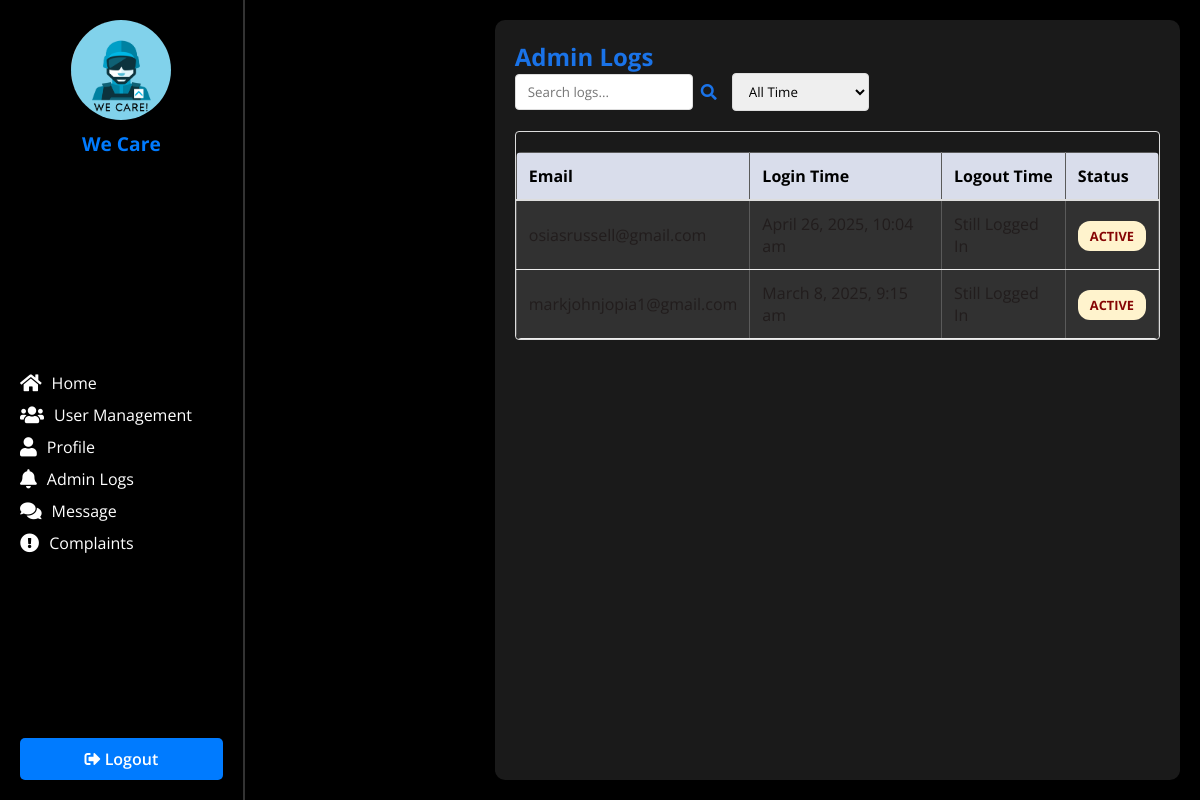
The app's page /admin_logs.php (signed in), older data.
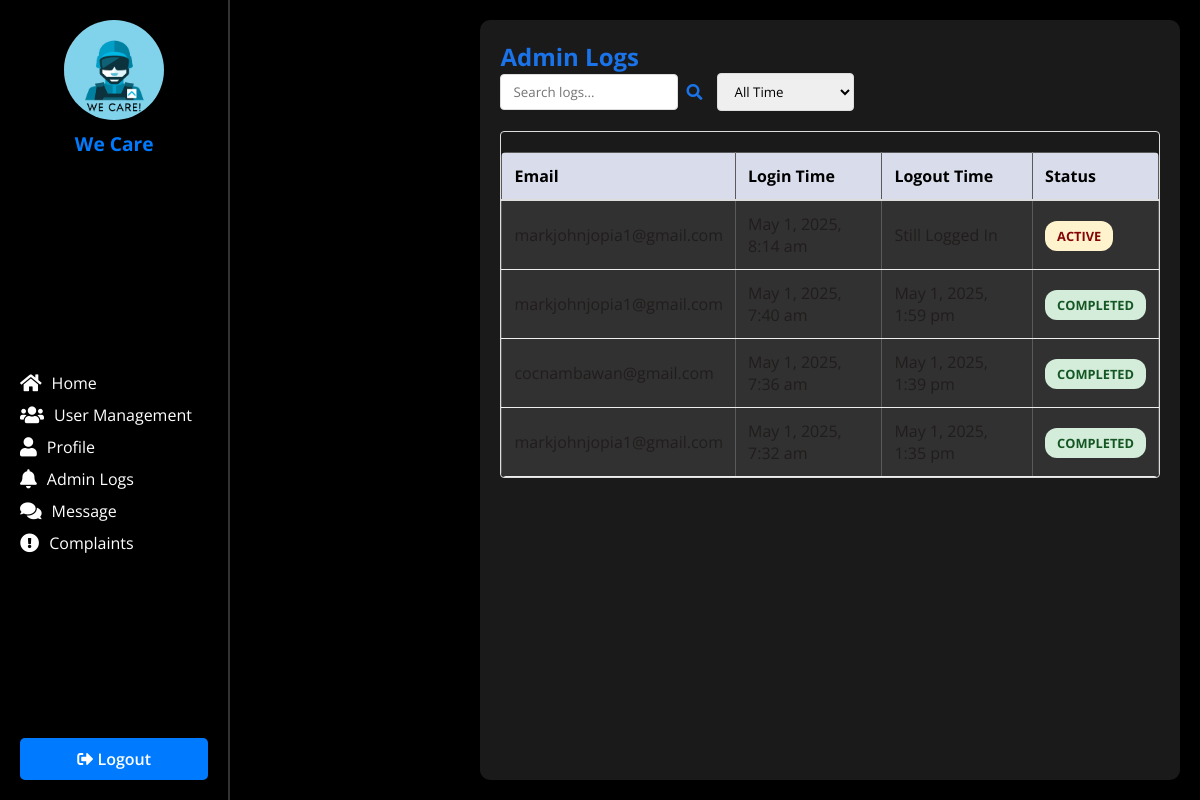
The same page, newer data.
### tables this page shows
CREATE TABLE `admin_logs` (
  `id` int(11) NOT NULL,
  `user_id` int(11) NOT NULL,
  `email` varchar(255) NOT NULL,
  `login_time` datetime NOT NULL,
  `logout_time` datetime DEFAULT NULL
);

### admin_logs.php (the view, shortened to what this page needs)
<?php
require_once 'includes/db_conn.php';
try {
    $stmt = $conn->prepare("SELECT * FROM admin_logs ORDER BY login_time DESC");
    $stmt->execute();
    $logs = $stmt->fetchAll(PDO::FETCH_ASSOC);
} catch (PDOException $e) {
    die("Error fetching admin logs: " . $e->getMessage());
}
?>
<!DOCTYPE html>
<html lang="en">
<head>
    <link rel="stylesheet" href="assets/css/style.css">
    <link href="https://cdnjs.cloudflare.com/ajax/libs/font-awesome/5.15.4/css/all.min.css" rel="stylesheet">
</head>
<body>
    <div class="dashboard-wrapper">
        <?php include 'includes/sidebar.php'; ?>
        <main class="main-content">
            <div class="container">
                <h2 style="color: #1a73e8;">Admin Logs</h2>
                <div class="filter-container">
                    <div class="filter-group">
                        <input type="text" id="search" class="filter-input" placeholder="Search logs...">
                        <i class="fas fa-search" style="color: #1a73e8;"></i>
                    </div>
                    <div class="filter-group">
                        <select id="timeFilter" class="filter-input">
                            <option value="all">All Time</option>
                        </select>
                    </div>
                </div>
                <div class="table-container">
                    <table class="log-table">
                        <thead>
                            <tr>
                                <th>Email</th>
                                <th>Login Time</th>
                                <th>Logout Time</th>
                                <th>Status</th>
                            </tr>
                        </thead>
                        <tbody>
                            <?php foreach ($logs as $log): ?>
                                <tr>
                                    <td><?php echo htmlspecialchars($log['email']); ?></td>
                                    <td data-timestamp="<?php echo strtotime($log['login_time']); ?>">
                                        <?php echo date("F j, Y, g:i a", strtotime($log['login_time'])); ?>
                                    </td>
                                    <td>
                                        <?php if ($log['logout_time']): ?>
                                            <?php echo date("F j, Y, g:i a", strtotime($log['logout_time'])); ?>
                                        <?php else: ?>
                                            Still Logged In
                                        <?php endif; ?>
                                    </td>
                                    <td>
                                        <span class="status <?php echo $log['logout_time'] ? 'success' : 'warning'; ?>">
                                            <?php echo $log['logout_time'] ? 'Completed' : 'Active'; ?>
                                        </span>
                                    </td>
                                </tr>
                            <?php endforeach; ?>
                        </tbody>
                    </table>
                </div>
            </div>
        </main>
    </div>
</body>
</html>

### includes/sidebar.php
<aside class="sidebar">
    <div class="logo-container">
        <img src="../assets/images/logo.png" alt="Logo" class="logo">
        <h2>We Care</h2>
    </div>
    <ul>
        <li><a href="/dashboard.php"><i class="fas fa-home"></i> Home</a></li>
        <?php if (in_array($_SESSION['role'], ['admin', 'officer'])): ?>
        <li><a href="/manage_users.php"><i class="fas fa-users"></i> User Management</a></li>
        <?php endif; ?>
        <li><a href="/profile.php"><i class="fas fa-user"></i> Profile</a></li>
        <?php if ($_SESSION['role'] === 'admin'): ?>
        <li><a href="/admin_logs.php"><i class="fas fa-bell"></i> Admin Logs</a></li>
        <?php endif; ?>
        <?php if (in_array($_SESSION['role'], ['admin', 'officer','resident'])): ?>
        <li><a href="message/index.php"><i class="fa fa-comments"></i> Message</a></li>
        <?php endif; ?>
        <?php if (in_array($_SESSION['role'], ['admin', 'officer'])): ?>
        <li><a href="/admin_view_complaints.php"><i class="fa fa-exclamation-circle"></i> Complaints</a></li>
        <?php endif; ?>
    </ul>
    <button class="logout-btn" onclick="window.location.href='/logout.php'">
        <i class="fas fa-sign-out-alt"></i> Logout
    </button>
</aside>

### assets/css/style.css (style rules this page uses)
* { margin: 0; padding: 0; box-sizing: border-box; font-family: "Open Sans", sans-serif; }
body { display: flex; align-items: stretch; min-height: 100vh; width: 100%; background: url("../images/image.jpg"), #000; background-position: center; background-size: cover; background-repeat: no-repeat; color: #fff; }
.dashboard-wrapper { display: flex; width: 100%; }
.sidebar { width: 250px; background: rgba(0, 0, 0, 0.7); padding: 20px; box-shadow: 2px 0 10px rgba(0, 0, 0, 0.2); display: flex; flex-direction: column; justify-content: space-between; border-right: 2px solid rgba(255, 255, 255, 0.2); }
.logo-container { display: flex; flex-direction: column; align-items: center; margin-bottom: 20px; }
.logo-container .logo { width: 100px; height: 100px; border-radius: 50%; object-fit: cover; box-shadow: 0 4px 10px rgba(0, 0, 0, 0.3); }
.logo-container h2 { font-size: 1.2rem; margin-top: 10px; color: #007bff; text-align: center; }
.sidebar ul { list-style: none; margin-top: 20px; }
.sidebar ul li { margin-bottom: 10px; }
.sidebar ul li a { display: flex; align-items: center; color: #fff; text-decoration: none; font-size: 1rem; transition: 0.3s ease; }
.sidebar ul li a i { margin-right: 10px; font-size: 1.2rem; }
.logout-btn { width: 100%; padding: 10px; background: #007bff; color: #fff; border: none; border-radius: 5px; font-size: 1rem; cursor: pointer; transition: 0.3s ease; }
.main-content { flex-grow: 1; padding: 20px; background: rgba(255, 255, 255, 0.1); border-radius: 10px; margin: 20px; box-shadow: 0 4px 10px rgba(0, 0, 0, 0.2); backdrop-filter: blur(10px); -webkit-backdrop-filter: blur(10px); }
table { width: 100%; border-collapse: collapse; margin-top: 20px; background: rgba(255, 255, 255, 0.1); border-radius: 5px; overflow: hidden; }
table th, table td { padding: 12px; border: 1px solid rgba(255, 255, 255, 0.2); text-align: left; color: #fff; }
table th { background: rgba(0, 123, 255, 0.5); color: #fff; }
button { background: #007bff; color: #fff; font-weight: 600; border: none; padding: 10px 15px; cursor: pointer; border-radius: 5px; font-size: 16px; transition: 0.3s ease; }

### admin_logs.php (style rules this page uses)
.main-content { padding: 20px; margin-left: 250px; transition: margin-left 0.3s; }
.filter-container { margin-bottom: 20px; display: flex; gap: 15px; flex-wrap: wrap; }
.filter-group { display: flex; align-items: center; gap: 8px; }
.filter-input { padding: 8px 12px; border: 1px solid #ddd; border-radius: 4px; color:rgb(0, 0, 0); }
.log-table { width: 100%; border-collapse: collapse; margin-top: 20px; }
.log-table th { position: sticky; top: 0; background:rgb(217, 221, 235); padding: 12px; text-align: left; border-bottom: 2px solid #ddd; color:rgb(0, 0, 0); }
.log-table td { padding: 12px; border-bottom: 1px solid #eee; color:rgb(34, 29, 29); }
.table-container { max-height: 600px; overflow-y: auto; border: 1px solid #ddd; border-radius: 4px; }
.status { padding: 6px 12px; border-radius: 12px; font-size: 0.8em; font-weight: bold; text-transform: uppercase; }
.success { background: #d4edda; color: #155724; }
.warning { background: #fff3cd; color:rgb(133, 4, 4); }

Row changes from the older to the newer data that the page shows:
removed admin_logs: email "osiasrussell@gmail.com", login_time "April 26, 2025, 10:04 am", shows "Still Logged In", shows "ACTIVE"
removed admin_logs: email "markjohnjopia1@gmail.com", login_time "March 8, 2025, 9:15 am", shows "Still Logged In", shows "ACTIVE"
added admin_logs: email "markjohnjopia1@gmail.com", login_time "May 1, 2025, 8:14 am", shows "Still Logged In", shows "ACTIVE"
added admin_logs: email "markjohnjopia1@gmail.com", login_time "May 1, 2025, 7:40 am", logout_time "May 1, 2025, 1:59 pm", shows "COMPLETED"
added admin_logs: email "cocnambawan@gmail.com", login_time "May 1, 2025, 7:36 am", logout_time "May 1, 2025, 1:39 pm", shows "COMPLETED"
added admin_logs: email "markjohnjopia1@gmail.com", login_time "May 1, 2025, 7:32 am", logout_time "May 1, 2025, 1:35 pm", shows "COMPLETED"
